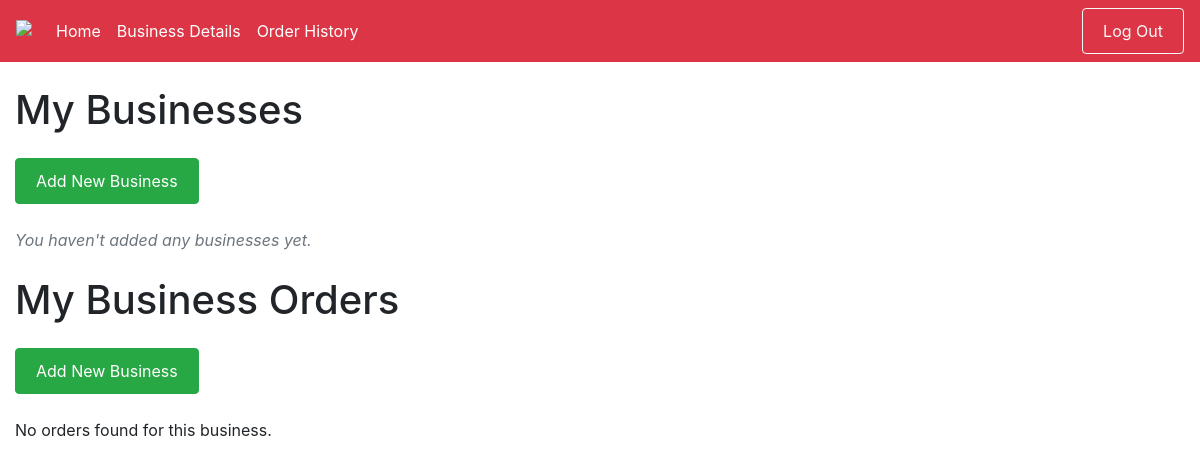
Page /users/business_dashboard (signed in) on the earlier database version.
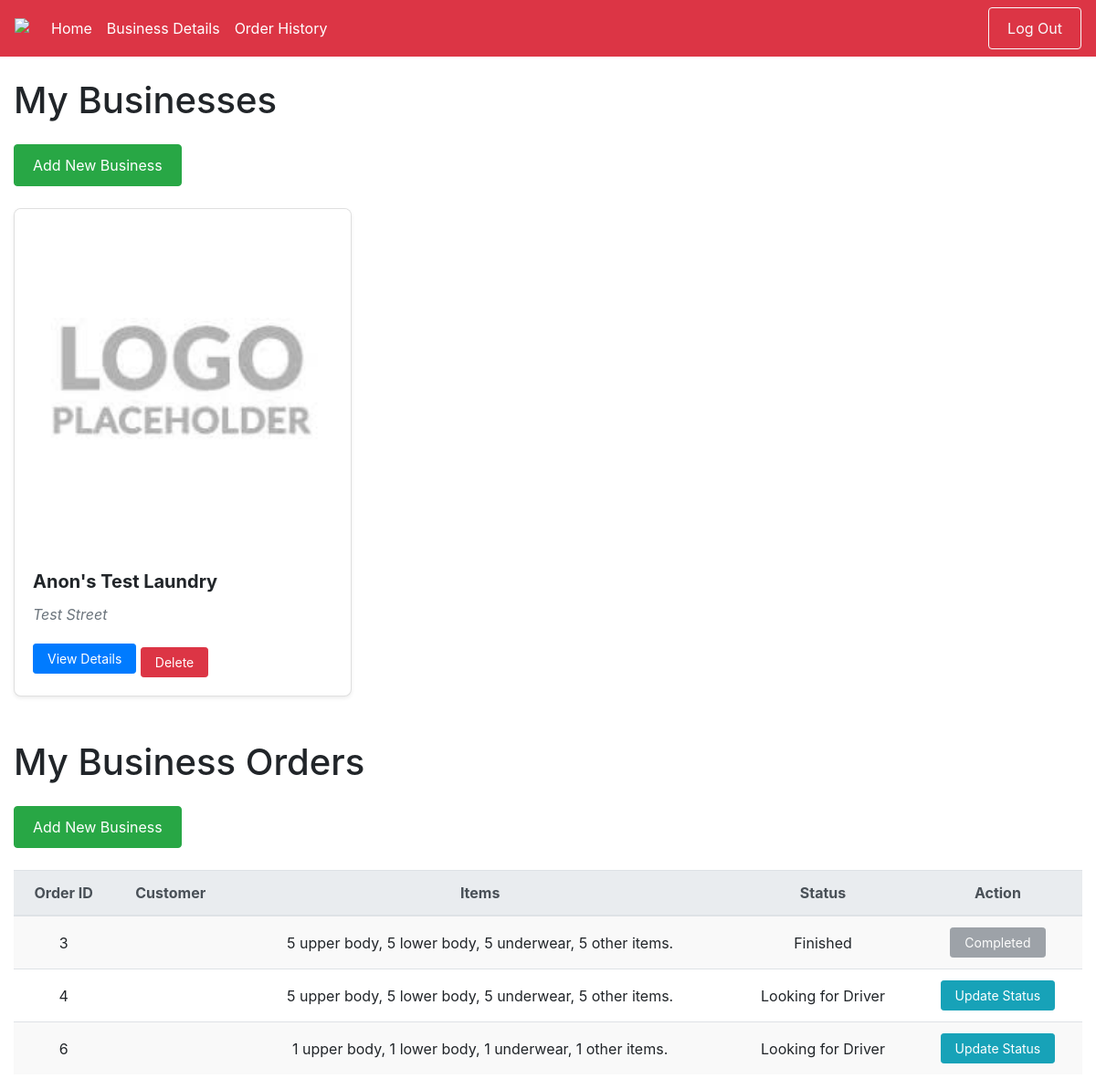
Same page on the later database version.
### users/models.py (models this page shows, shortened)
class Business(models.Model):
    user_profile = models.ForeignKey(UserProfile, on_delete=models.CASCADE, related_name='business_profiles')
    business_name = models.CharField(max_length=100)
    business_address = models.TextField()
    logo = models.ImageField(upload_to='business_logos/', blank=True, null=True)

class Order(models.Model):
    STATUS_CHOICES = [
        ('looking_for_driver', 'Looking for Driver'),
        ('driver_on_the_way_to_pickup', 'Driver on the way to pickup'),
        ('driver_on_the_way_to_laundry', 'Driver on the way to laundry'),
        ('laundry_received', 'Laundry received'),
        ('laundry_cleaning', 'Laundry cleaning'),
        ('driver_on_the_way_to_customer', 'Driver on the way to customer'),
        ('delivered', 'Delivered'),
        ('finished', 'Finished'),
    ]
    user = models.ForeignKey(User, on_delete=models.CASCADE, null=True)
    upper_body_clothes = models.IntegerField(default=0)
    lower_body_clothes = models.IntegerField(default=0)
    underwear = models.IntegerField(default=0)
    other_stuff = models.IntegerField(default=0)
    order_date = models.DateTimeField(auto_now_add=True)
    total_price = models.DecimalField(max_digits=10, decimal_places=2, default=0.00)
    created_at = models.DateTimeField(default=timezone.now)
    status = models.CharField(max_length=50, choices=STATUS_CHOICES, default='looking_for_driver')

### users/views.py (the view)
# urls.py: path('business_dashboard', views.business_dashboard, name='business_dashboard'),
@login_required
def business_dashboard(request):
    user_profile = UserProfile.objects.get(user=request.user)
    businesses = Business.objects.filter(user_profile=user_profile)
    orders = Order.objects.filter(user__userprofile__user=request.user)
    return render(request, 'users/business_dashboard.html', {
        'businesses': businesses,
        'orders': orders,  # Pass orders to the template
    })

### users/templates/users/business_dashboard.html (shortened to what this page needs)
{% extends 'users/baseBusiness.html' %}
{% load static %}
{% block content %}
<div class="container mt-4">
    <h1 class="mb-4">My Businesses</h1>
    <a href="{% url 'users:add_business' %}" class="btn btn-success mb-4">Add New Business</a>
    {% if businesses %}
        <div class="row">
            {% for business in businesses %}
                <div class="col-md-4 mb-4">
                    <div class="card shadow-sm">
                        {% if business.logo %}
                            <img src="{{ business.logo.url }}" class="card-img-top" alt="Logo">
                        {% else %}
                            <img src="{% static 'users/images/default-logo.png' %}" class="card-img-top" alt="Default Logo">
                        {% endif %}
                        <div class="card-body">
                            <h5 class="card-title">{{ business.business_name }}</h5>
                            <p class="card-text text-muted">{{ business.business_address }}</p>
                            <a href="#" class="btn btn-primary btn-sm">View Details</a>
                            <a href="{% url 'users:delete_business' business.id %}" class="btn btn-danger btn-sm mt-2" onclick="return confirm('Are you sure you want to delete this business?');">Delete</a>
                        </div>
                    </div>
                </div>
            {% endfor %}
        </div>
    {% else %}
        <p class="text-muted">You haven't added any businesses yet.</p>
    {% endif %}
</div>
<div class="container mt-4">
    <h1 class="mb-4">My Business Orders</h1>
    <a href="{% url 'users:add_business' %}" class="btn btn-success mb-4">Add New Business</a>
    {% if orders %}
        <table class="table table-striped">
            <thead class="thead-light">
                <tr>
                    <th>Order ID</th>
                    <th>Customer</th>
                    <th>Items</th>
                    <th>Status</th>
                    <th>Action</th>
                </tr>
            </thead>
            <tbody>
                {% for order in orders %}
                    <tr>
                        <td>{{ order.id }}</td>
                        <td>{{ order.customer.user_profile.user.username }}</td>
                        <td>{{ order.upper_body_clothes }} upper body,
                            {{ order.lower_body_clothes }} lower body,
                            {{ order.underwear }} underwear,
                            {{ order.other_stuff }} other items.
                        </td>
                        <td>{{ order.get_status_display }}</td>
                        <td>
                            {% if order.status != 'finished' %}
                                <a href="{% url 'users:update_order_status' order.id %}" class="btn btn-info btn-sm">Update Status</a>
                            {% else %}
                                <button class="btn btn-secondary btn-sm" disabled>Completed</button>
                            {% endif %}
                        </td>
                    </tr>
                {% endfor %}
            </tbody>
        </table>
    {% else %}
        <p>No orders found for this business.</p>
    {% endif %}
</div>
{% endblock %}

### users/templates/users/baseBusiness.html (shortened to what this page needs)
{% load static %}
<!DOCTYPE html>
<html lang="en">
<head>
    <link rel="stylesheet" href="https://cdn.jsdelivr.net/npm/bootstrap@4.6.2/dist/css/bootstrap.min.css">
    <link rel="stylesheet" type="text/css" href="{% static 'users/css/style.css' %}">
</head>
<body>
    <nav class="navbar navbar-expand-sm bg-danger navbar-dark">
        <a class="navbar-brand" href="{% url 'users:home' %}">
            <img src="https://img.icons8.com/?size=50&id=8472&format=png&color=000000" class="logo"/>
        </a>
        <ul class="navbar-nav mr-auto">
            <li class="nav-item active">
                <a class="nav-link" href="{% url 'users:business_dashboard' %}">Home</a>
            </li>
            <li class="nav-item active">
                <a class="nav-link" href="{% url 'users:about' %}">Business Details</a>
            </li>
            <li class="nav-item active">
                <a class="nav-link" href="{% url 'users:ord-history' %}">Order History</a>
            </li>
        </ul>
        <ul class="navbar-nav">
            {% if user.is_authenticated %}
                <li class="nav-item">
                    <form action="{% url 'users:logout' %}" method="post" style="display: inline;">
                        <button type="submit" class="btn btn-outline-light">Log Out</button>
                    </form>
                </li>
            {% else %}
                <li class="nav-item">
                    <a class="nav-link btn btn-outline-light" href="{% url 'users:login' %}">Log In</a>
                </li>
            {% endif %}
        </ul>
    </nav>
    <div>
        {% block content %}{% endblock %}
    </div>
</body>
</html>

### users/static/users/css/style.css (style rules this page uses)
.logo { margin-bottom: 10px; }
.card { border-radius: 8px; overflow: hidden; }
.card-body { padding: 20px; }
.card-title { font-size: 1.25rem; font-weight: bold; }
.card-text { font-size: 1rem; }
.btn { padding: 10px 20px; }
.btn-sm { padding: 5px 15px; }
.table th, .table td { text-align: center; vertical-align: middle; }
.table { border-collapse: collapse; }
.table-striped tbody tr:nth-child(odd) { background-color: #f9f9f9; }
.table th { background-color: #f8f9fa; }
.shadow-sm { box-shadow: 0 .5rem 1rem rgba(0, 0, 0, .1); }
.text-muted { font-style: italic; }
.container { max-width: 1200px; }

Differences in the rows shown:
added Business: business_name "Anon's Test Laundry", business_address "Test Street"
added Order: id "3", upper_body_clothes "5", lower_body_clothes "5", underwear "5", other_stuff "5", status "Finished", shows "Completed"
added Order: id "4", upper_body_clothes "5", lower_body_clothes "5", underwear "5", other_stuff "5", status "Looking for Driver", shows "Update Status"
added Order: id "6", upper_body_clothes "1", lower_body_clothes "1", underwear "1", other_stuff "1", status "Looking for Driver", shows "Update Status"
Other differences:
text no longer shown: "You haven't added any businesses yet. No orders found for this business."
text now shown: "Order ID Customer Items Status Action"
